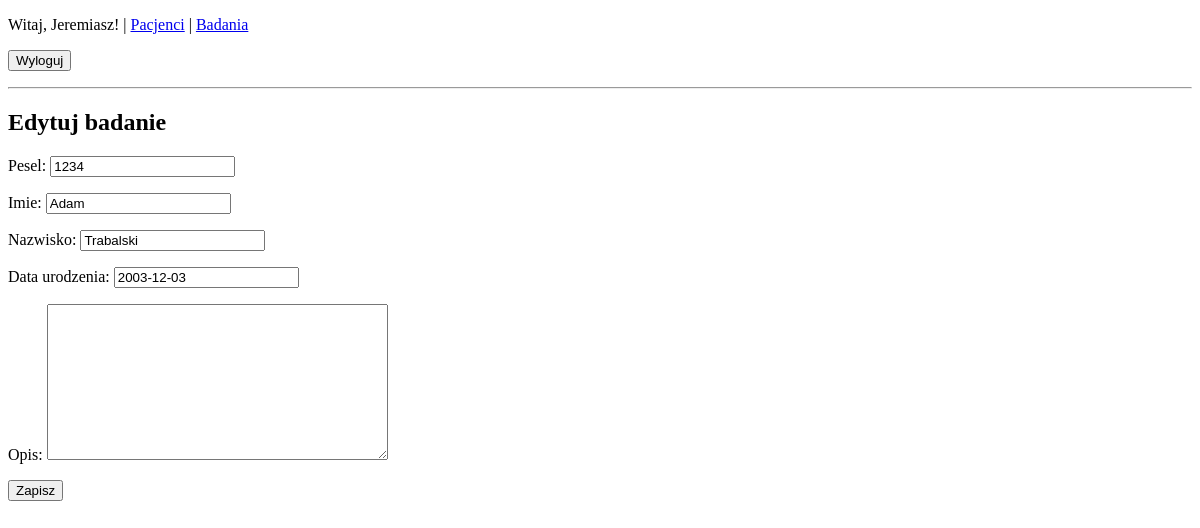
The app's page /pacjenci/1/edit/ (signed in), older data.
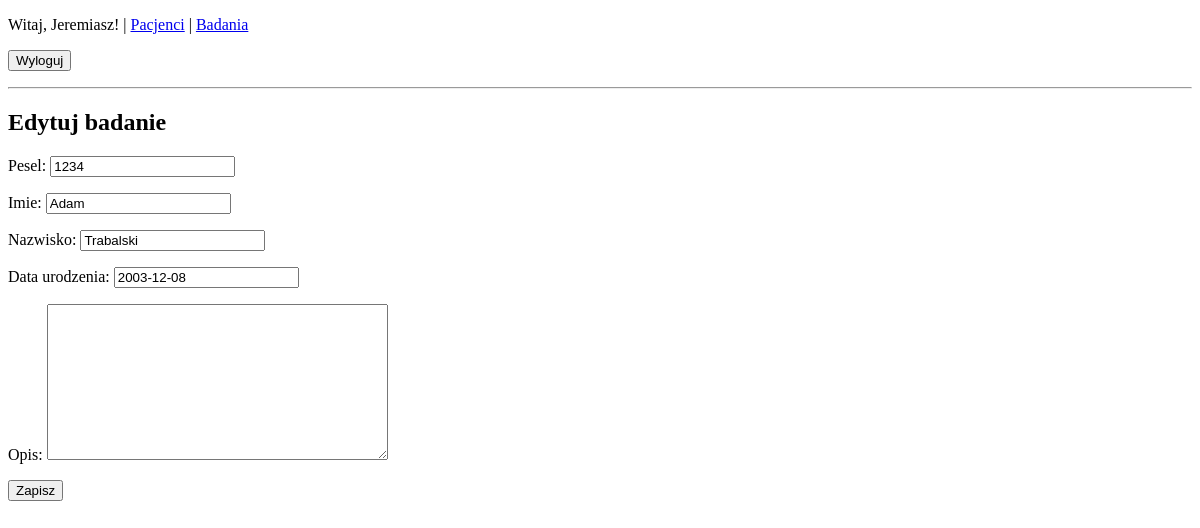
The same page, newer data.
### core/models.py (models this page shows, shortened)
class Pacjent(models.Model):
    lekarz = models.ForeignKey(Lekarz, on_delete=models.CASCADE, related_name='pacjenci')
    pesel = models.CharField(max_length=11, unique=True)
    imie = models.CharField(max_length=100)
    nazwisko = models.CharField(max_length=100)
    data_urodzenia = models.DateField()
    opis = models.TextField(blank=True)

### core/views.py (the view, shortened to what this page needs)
# urls.py: path('pacjenci/<int:pk>/edit/',   views.PacjentUpdateView.as_view(), name='pacjent-edit'),
class PacjentUpdateView(LoginRequiredMixin, UpdateView):
    model = Pacjent
    form_class = PacjentForm
    template_name = 'core/pacjent_form.html'
    def get_queryset(self):
        return Pacjent.objects.filter(lekarz=self.request.user.lekarz)

### core/forms.py
class PacjentForm(forms.ModelForm):
    class Meta:
        model = Pacjent
        fields = ['pesel', 'imie', 'nazwisko', 'data_urodzenia', 'opis']

### core/templates/core/pacjent_form.html (shortened to what this page needs)
{% extends 'core/base.html' %}
{% block content %}
  <h2>
    {% if form.instance.pk %}Edytuj{% else %}Dodaj{% endif %} badanie
  </h2>
  <form method="post" enctype="multipart/form-data">
    {{ form.as_p }}
    <button type="submit">Zapisz</button>
  </form>
{% endblock %}

Row changes from the older to the newer data that the page shows:
changed Pacjent "Adam": data_urodzenia "2003-12-03" → "2003-12-08"
